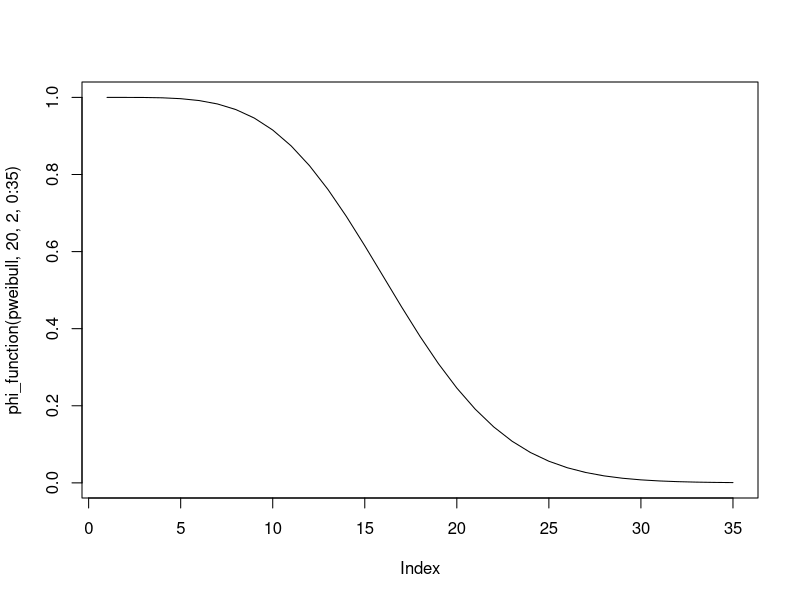
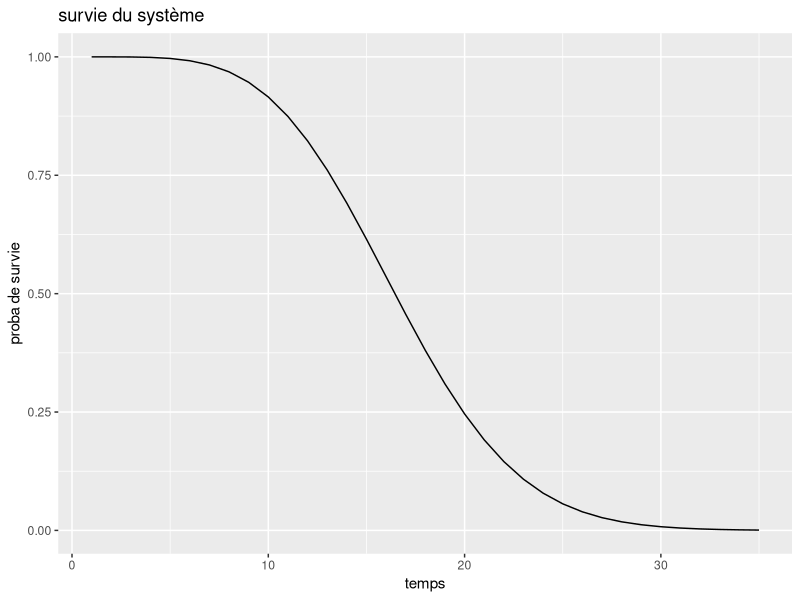
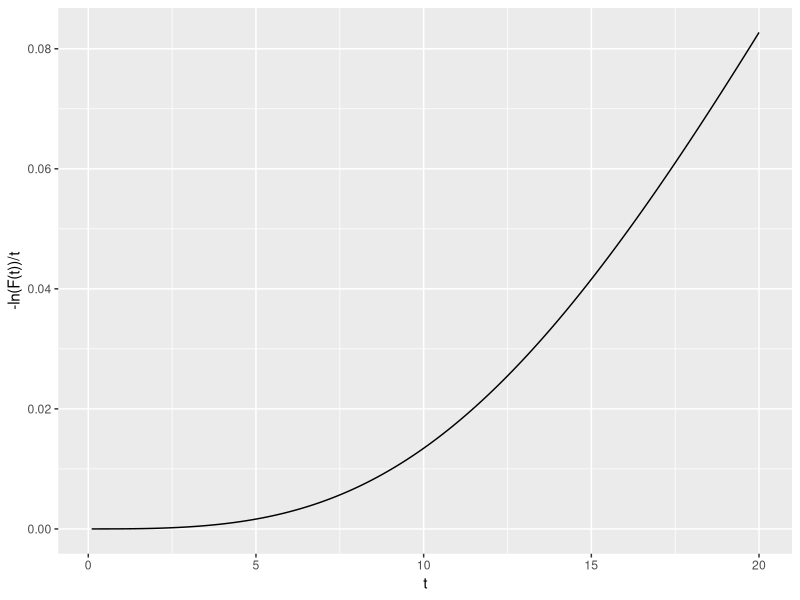
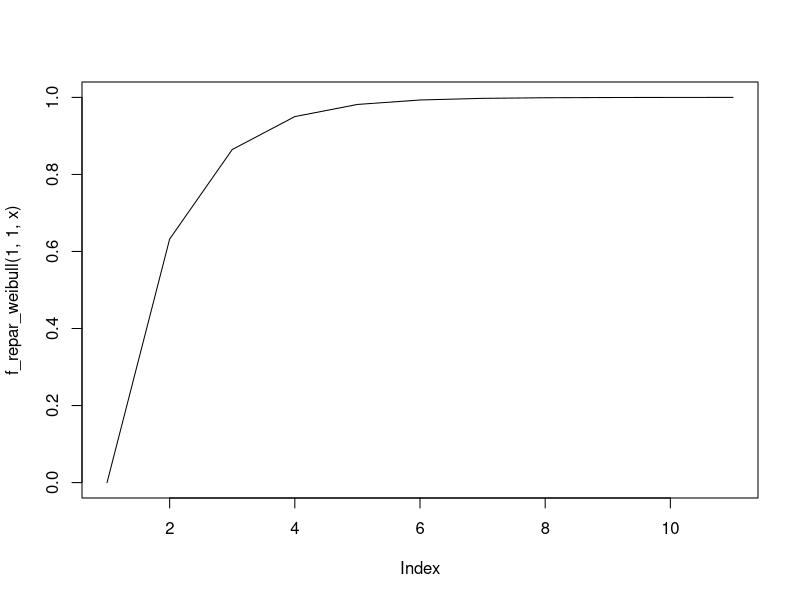
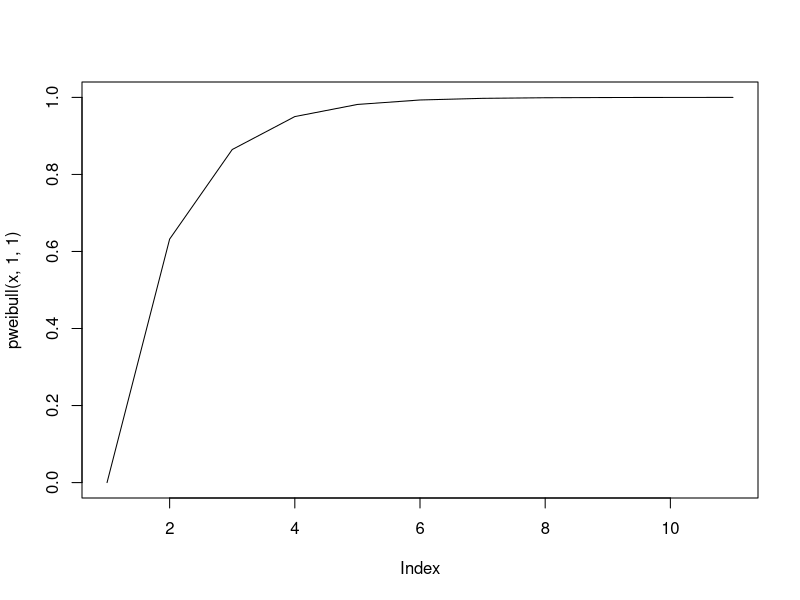

Reproduce these figures in R, in order.
library(magrittr)
library(dplyr)
library(ggplot2)

# TP 1 

## Question 1

phi <- function(x){
  rep <- ((x[3]*(1-(1-x[1])*(1-x[2]))*(1-(1-x[4])*(1-x[5])))+(1-x[3])*(1-(1-x[1]*x[4])*(1-x[2]*x[5])))*(1-(1-x[6]*x[7])*(1-x[8])*(1-x[9]))
  return(rep)
}

# question 2

phi_function <- function(loi, lambda, beta, t){
  R1 <- 1-loi(t, shape = beta, scale = lambda)
  R2 <- 1-loi(t, shape = beta, scale = lambda)
  R3 <- 1-loi(t, shape = beta, scale = lambda)
  R4 <- 1-loi(t, shape = beta, scale = lambda)
  R5 <- 1-loi(t, shape = beta, scale = lambda)
  R6 <- 1-loi(t, shape = beta, scale = lambda)
  R7 <- 1-loi(t, shape = beta, scale = lambda)
  R8 <- 1-loi(t, shape = beta, scale = lambda)
  R9 <- 1-loi(t, shape = beta, scale = lambda)
  rep <- ((R3[t]*(1-(1-R1[t])*(1-R2[t]))*(1-(1-R4[t])*(1-R5[t])))+(1-R3[t])*(1-(1-R1[t]*R4[t])*(1-R2[t]*R5[t])))*(1-(1-R6[t]*R7[t])*(1-R8[t])*(1-R9[t]))
  return(rep)
}




## Question 3

plot(phi_function(pweibull, 20, 2, 0:35), type = 'l')

g <- ggplot() +
  geom_line(aes(x = 1:35, y = phi_function(pweibull, 20, 2, 0:35))) +
  labs(title = "survie du système",
       x = "temps",
       y = "proba de survie")

g

## Question 4

# survie <- function(lambda, beta, t){
#   R1 <- 1-pweibull(t, shape = beta, scale = lambda)
#   R2 <- 1-pweibull(t, shape = beta, scale = lambda)
#   R3 <- 1-pweibull(t, shape = beta, scale = lambda)
#   R4 <- 1-pweibull(t, shape = beta, scale = lambda)
#   R5 <- 1-pweibull(t, shape = beta, scale = lambda)
#   R6 <- 1-pweibull(t, shape = beta, scale = lambda)
#   R7 <- 1-pweibull(t, shape = beta, scale = lambda)
#   R8 <- 1-pweibull(t, shape = beta, scale = lambda)
#   R9 <- 1-pweibull(t, shape = beta, scale = lambda)
#   rep <- -log(((R3[t]*(1-(1-R1[t])*(1-R2[t]))*(1-(1-R4[t])*(1-R5[t])))+(1-R3[t])*(1-(1-R1[t]*R4[t])*(1-R2[t]*R5[t])))*(1-(1-R6[t]*R7[t])*(1-R8[t])*(1-R9[t]))/t)
#   # rep <- -log(rep)/t
#   return(rep)
#   # rep <- -log(1 - phi_function(lambda, beta, t))/t
# }

survie <- function(lambda, beta, t){
  rep=NULL
  for(i in 1:length(t)){
    R1 <- 1-pweibull(t[i], shape = beta, scale = lambda)
    R2 <- 1-pweibull(t[i], shape = beta, scale = lambda)
    R3 <- 1-pweibull(t[i], shape = beta, scale = lambda)
    R4 <- 1-pweibull(t[i], shape = beta, scale = lambda)
    R5 <- 1-pweibull(t[i], shape = beta, scale = lambda)
    R6 <- 1-pweibull(t[i], shape = beta, scale = lambda)
    R7 <- 1-pweibull(t[i], shape = beta, scale = lambda)
    R8 <- 1-pweibull(t[i], shape = beta, scale = lambda)
    R9 <- 1-pweibull(t[i], shape = beta, scale = lambda)
    rep[i] <- -log(((R3*(1-(1-R1)*(1-R2))*(1-(1-R4)*(1-R5)))+(1-R3)*(1-(1-R1*R4)*(1-R2*R5)))*(1-(1-R6*R7)*(1-R8)*(1-R9)))/t[i]
  }
  return(rep)
}


survie(20, 2, seq(0.1, 20, 0.1))

g <- ggplot() +
  geom_line(aes(x = seq(0.1, 20, 0.1), y = survie(20, 2, seq(0.1, 20, 0.1)))) +
  labs(x = "t",
       y = "-ln(F(t))/t")

g


# Question 5 
# simulation d'une loi de weibull avec la méthode des quantile. 

f_repar_weibull <- function(lambda, beta, x){
  rep <- 1-exp(-(x/lambda)^beta)
  return(rep)
}

f_repar_weibull(1,1,0:5)

realisation_weibull<- function(lambda,beta,a){
  
  u=runif(1, min=0, max=1)
  g=f_repar_weibull(lambda,beta,a) 
  v=g>u
  
  for(i in 1:length(a)){
    nb=i
    if (v[i]==TRUE) { break }
  }
  
  return(nb)
}

realisation_weibull(1,1,1:10)

n_realisation_weibull<-function(n,lambda,beta,a){
  vect=NULL
  for(i in 1:n){
    vect[i]=realisation_weibull(lambda,beta,a)
  }
  return(vect)
}
n_realisation_weibull(10,1,1,1:5)

rweibull(10,1,1)

x<- 0:10
plot(f_repar_weibull(1,1,x),type = "l")
plot(pweibull(x,1,1),type = "l")
